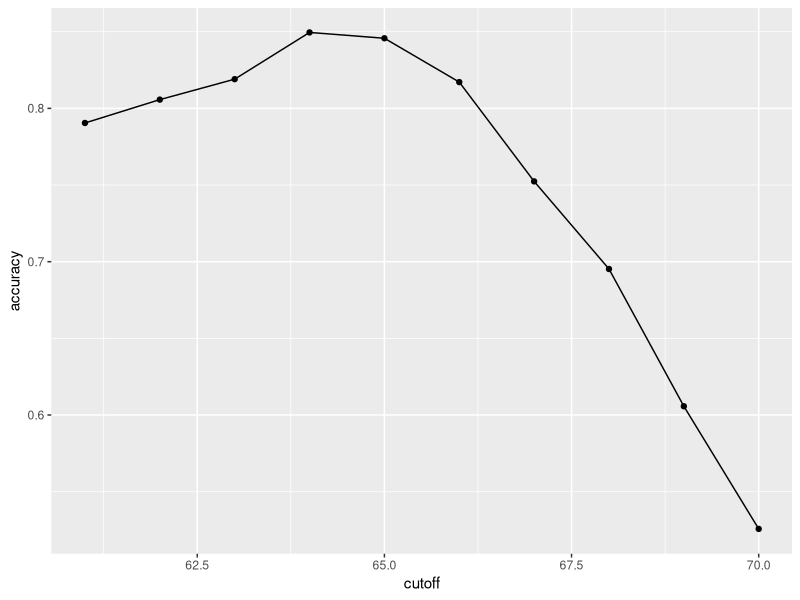

Recreate this plot in R.
library(tidyverse)
library(caret)
library(dslabs)
data(heights)

# define the outcome and predictors
y <- heights$sex
x <- heights$height

# generate training and test sets
set.seed(2007)
test_index <- createDataPartition(y, times = 1, p = 0.5, list = FALSE)
test_set <- heights[test_index, ]
train_set <- heights[-test_index, ]

# guess the outcome
y_hat <- sample(c("Male", "Female"), length(test_index), replace = TRUE) %>% 
  factor(levels = levels(test_set$sex))

# compute accuracy
mean(y_hat == test_set$sex)

# compare heights in males and females in our data set
heights %>% group_by(sex) %>% summarize(mean(height), sd(height))

# now try predicting "male" if the height is within 2 SD of the average male
y_hat <- ifelse(x > 62, "Male", "Female") %>% factor(levels = levels(test_set$sex))
mean(y == y_hat)

# examine the accuracy of 10 cutoffs
cutoff <- seq(61, 70)
accuracy <- map_dbl(cutoff, function(x){
  y_hat <- ifelse(train_set$height > x, "Male", "Female") %>% 
    factor(levels = levels(test_set$sex))
  mean(y_hat == train_set$sex)
})
data.frame(cutoff, accuracy) %>% 
  ggplot(aes(cutoff, accuracy)) + 
  geom_point() + 
  geom_line() 
max(accuracy)

best_cutoff <- cutoff[which.max(accuracy)]
best_cutoff

y_hat <- ifelse(test_set$height > best_cutoff, "Male", "Female") %>% 
  factor(levels = levels(test_set$sex))
y_hat <- factor(y_hat)
mean(y_hat == test_set$sex)
